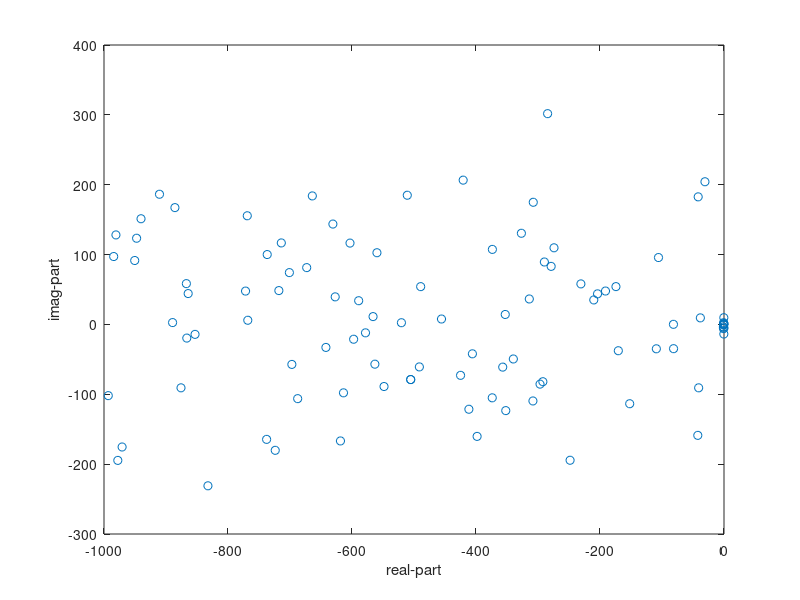

Here is the MATLAB script that generated this plot: (Note: this script raises an error after producing the figure.)
% quasiLogAxes() transforms the given 2D plot to a quasi-log
% axes (via asinh).  AJR, 25 Sep 2021 -- 25 Nov 2022
%!TEX root = doc.tex
%{
\section{\texttt{quasiLogAxes()}: transforms plot to quasi-log axes}
\label{sec:quasiLogAxes}

This function rescales and labels the axes of the given
2D~plot.  The original aim was to effectively show the
complex spectrum of multiscale systems such as the patch
scheme. The eigenvalues are over a wide range of magnitudes,
but are signed.  So we use a nonlinear asinh transformation
of the axes, and then label the axes with reasonable ticks. 
The nonlinear rescaling is useful in other scenarios also.

Herein \verb|x,y| denotes the original data scale, and
\verb|h,v| denotes nonlinearly transformed quantities.
\begin{matlab}
%}
function quasiLogAxes(handle,xScale,yScale)
%{
\end{matlab}
\paragraph{Input} 
\begin{itemize}
\item \verb|handle|: handle to your plot to transform, for
example, obtained by \verb|handle=plot(...)|
\item \verb|xScale| (optional, default~1): let \(x\) denote
every horizontal coordinate, then transform the plot-data
with the \(\text{asinh}()\) function so that
\begin{itemize}
\item for \(|x|\lesssim x_{\text{scale}}\) the horizontal
axis scaling is approximately linear, whereas
\item for \(|x|\gtrsim x_{\text{scale}}\) the horizontal
axis scaling is approximately signed-logarithmic.
\end{itemize}
\item \verb|yScale| (optional, default~1): corresponds to
\verb|xScale| for the vertical axis scaling.
\item axis limits (optional): if the axis limits of the plot
do not 'fit' the plot data, then we assume you have set the
axis limits, in which case these limits are used (horizontal
and vertical are considered separately).
\end{itemize}

\paragraph{Example}
If invoked with no arguments, then execute an example.
\begin{matlab}
%}
if nargin==0  
   % first generate your data
   n=99;  fast=(rand(n,1)<0.8);
   z = -rand(n,1).*(1+1e3*fast)+1i*randn(n,1).*(5+1e2*fast);
   % second plot data and transform axes
   handle = plot(real(z),imag(z),'o');
   xlabel('real-part'), ylabel('imag-part')
   quasiLogAxes(handle,1,10);
   return
end% example
%{
\end{matlab}


Default values for scaling.
\begin{matlab}
%}
if nargin<3, yScale=1; end
if nargin<2, xScale=1; end
%{
\end{matlab}

\paragraph{Output} None, just the transformed plot.

\begin{devMan}
Get current limits of the plot so we can attempt to detect
if a user has set some limits that we should keep.
\begin{matlab}
%}
lims0=axis;
%{
\end{matlab}

Find overall factors so the data is nonlinearly mapped to
order oneish---so that then pgfplots et al.\ do not think
there is an overall scaling factor on the axes.
\begin{matlab}
%}
xFac=0; yFac=0;
for k=1:length(handle)
    temp = asinh(handle(k).XData/xScale);
    xFac = max(xFac, max(abs(temp(:)),[],'omitnan') );
    temp = asinh(handle(k).YData/yScale);
    yFac = max(yFac, max(abs(temp(:)),[],'omitnan') );
end%for
xFac=9/xFac; yFac=9/yFac;
%{
\end{matlab}

Scale the plot data in the 2D~plot \verb|handle|. Give an
error if it appears that the plot-data has already been
transformed.
\begin{matlab}
%}
for k=1:length(handle)
    assert(~strcmp(handle(k).UserData,'quasiLogAxes'), ...
       'Replot graph, as it appears plot data is already transformed')
    handle(k).XData = xFac*asinh(handle(k).XData/xScale);
    handle(k).YData = yFac*asinh(handle(k).YData/yScale);
    handle(k).UserData = 'quasiLogAxes';
end%for
lims0=[xFac*asinh(lims0(1:2)/xScale) yFac*asinh(lims0(3:4)/yScale) ];
%{
\end{matlab}
Get limits of nonlinearly transformed data, and reset with
4\%~padding around all margins---crude but serviceable.
\begin{matlab}
%}
axis tight; lims=axis; 
dl=0.04*diff(lims);  %dl(abs(dl)<4e-5) = 1;
lims = lims+[-dl(1) +dl(1) -dl(3) +dl(3)];
%{
\end{matlab}
But if the range is too different from the original, then
restore the original.  Then set the limits.
\begin{matlab}
%}
dl=diff(lims); dl0=diff(lims0);
for k=[1 3], if dl(k)<0.5*dl0(k) | dl(k)>2*dl0(k), 
    lims(k:k+1)=lims0(k:k+1);
end, end
axis(lims)
%{
\end{matlab}

\paragraph{Horizontal scaling}
Get the order of magnitude of the horizontal data.
\begin{matlab}
%}
hmax=max(abs(lims(1:2)));
hmag=floor(log10(xScale*sinh(hmax/xFac)));
%{
\end{matlab}
Form a range of ticks, geometrically spaced, trim off the
small values that would be too dense near zero (omit those
within 6\% of \verb|hmax|).
\begin{matlab}
%}
ticks=10.^(hmag+(-7:0));
j=find(ticks>xScale*sinh(0.06*hmax/xFac));
nj=length(j);
if nj<3,     ticks=[1;2;5]*ticks(j);
elseif nj<5, ticks=[1;3]*ticks(j);
else         ticks=ticks(j);
end
ticks=sort([0;ticks(:);-ticks(:)]);
%{
\end{matlab}
Set the ticks in place according to the transformation.
Getting the `parent' gives the axes of the plot~(gca).
\begin{matlab}
%}
theaxes = get(handle(1),'parent');
set(theaxes,'Xtick',xFac*asinh(ticks/xScale) ...
    ,'XtickLabel',cellstr(num2str(ticks,4)) ...
    ,'XTickLabelRotation',40)
%{
\end{matlab}

\paragraph{Vertical scaling}
Do the same for the vertical axis.
\begin{matlab}
%}
vmax=max(abs(lims(3:4)));
vmag=floor(log10(yScale*sinh(vmax/yFac)));
ticks=10.^(vmag+(-7:0));
j=find(ticks>yScale*sinh(0.06*vmax/yFac));
nj=length(j);
if nj<3,     ticks=[1;2;5]*ticks(j);
elseif nj<5, ticks=[1;3]*ticks(j);
else         ticks=ticks(j);
end
ticks=sort([0;ticks(:);-ticks(:)]);
set(theaxes,'Ytick',yFac*asinh(ticks/yScale) ...
    ,'YtickLabel',cellstr(num2str(ticks,4)))
%{
\end{matlab}

Turn the grid on by default.
\begin{matlab}
%}
grid on
%{
\end{matlab}
\end{devMan}
%}
